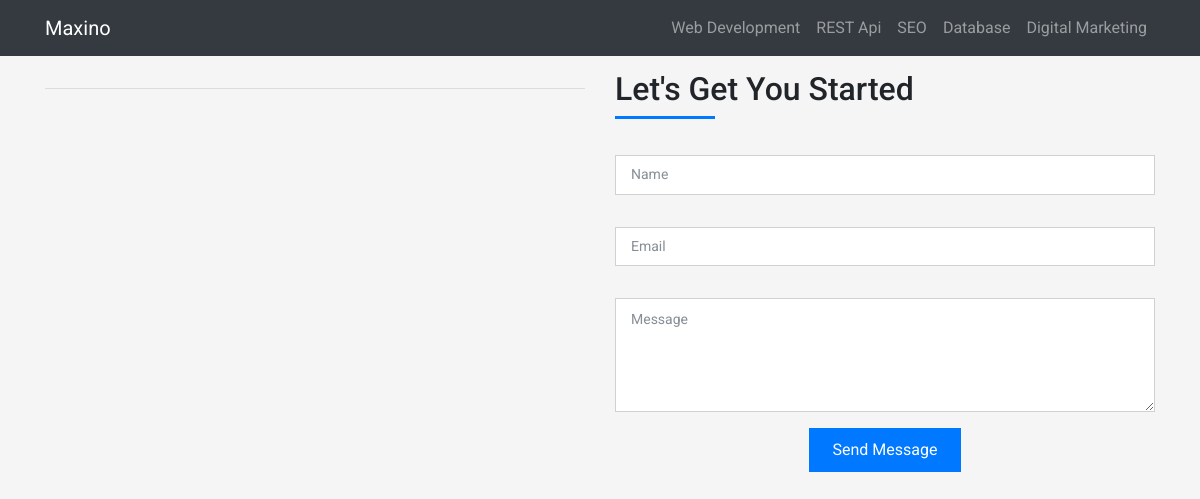
Page /service/rocks-inc-business-plan on the earlier database version.
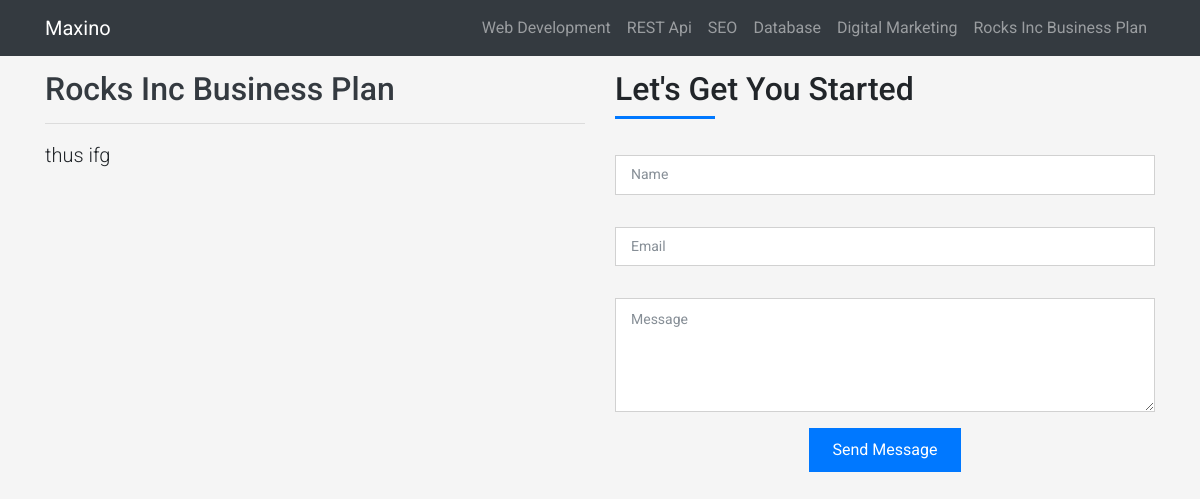
Same page on the later database version.
### Portfolio/models.py (models this page shows, shortened)
class Service(db.Model):
    id = db.Column(db.Integer, primary_key=True)
    title = db.Column(db.String(150), nullable=False)
    slug = db.Column(db.String(150), nullable=False)
    icon = db.Column(db.String(150), nullable=False)
    heading = db.Column(db.Text())
    description = db.Column(db.Text())

### Portfolio/main/routes.py (the view, shortened to what this page needs)
@main.route('/service/<string:slug>', methods=['GET', 'POST'])
def service(slug):
    services = Service.query.all()
    form = ContactForm()
    service = Service.query.filter_by(slug=slug).first()
    return render_template('service.html', service=service, form=form, services=services)

### Portfolio/main/forms.py
class ContactForm(FlaskForm):
    name = StringField(
        validators=[Length(min=2, max=50, message='Minimum 2 characters Maxinmun 50')])
    email = StringField(validators=[Email(message="must be an email")])
    message = TextAreaField()

### Portfolio/__init__.py (called while the page is built)
@app.teardown_appcontext
def shutdown_session(exception=None):
    db.session.remove()

### Portfolio/templates/service.html (shortened to what this page needs)
<!DOCTYPE html>
<html lang="en" prefix="og: http://ogp.me/ns#">
  <head>
    <link rel="stylesheet" href="{{ url_for('static', filename='css/font-awesome.min.css') }}">
    <link rel="stylesheet" href="{{ url_for('static', filename='css/bootstrap.css') }}">
    <link rel="stylesheet" href="{{ url_for('static', filename='css/style.css') }}">
  </head>
<body>
  <nav class="navbar navbar-expand-sm bg-dark navbar-dark mb-3">
    <div class="container">
     <a href="{{url_for('main.index')}}" class="navbar-brand">Maxino</a>
    <div class="collapse navbar-collapse" id="nav">
      <ul class="navbar-nav ml-auto">
          {% for service in services %}
          <li class="nav-item"><a href="{{url_for('main.service', slug=service.slug)}}" class="nav-link">{{service.title}}</a></li>
          {% endfor %}
      </ul>
    </div>
    </div>
  </nav>
  <div class="container">
    <div class="row">
      <div class="col-md-6">
        <h2 class="text-dark">{{service.title}}</h2>
           <hr>
           <p class="lead">{{service.description}}</p>
      </div>
      <div class="col-md-6">
        <div class="title-box-2">
          <h5 class="title-left">
            Let's Get You Started
          </h5>
        </div>
        <div>
          <form  method="POST" role="form" class="php-email-form">
            <div class="row">
              <div class="col-md-12 mb-3">
                <div class="form-group">
                  {{form.name(class="form-control", placeholder="Name")}}
                </div>
              </div>
              <div class="col-md-12 mb-3">
                <div class="form-group">
                  {{form.email(class="form-control", placeholder="Email")}}
                </div>
              </div>
              <div class="col-md-12">
                <div class="form-group">
                  {{form.message(class="form-control", placeholder="Message", rows=5)}}
                </div>
              </div>
              <div class="col-md-12 text-center">
                <button type="submit" class="button button-a button-big button-rouded">Send Message</button>
              </div>
            </div>
          </form>
        </div>
      </div>
    </div>
  </div>
</body>
</html>

Differences in the rows shown:
added Service: title "Rocks Inc Business Plan", description "thus ifg"
